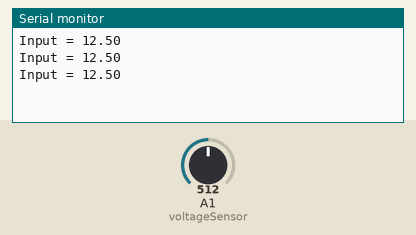
Bench run of a sketch on a simulated Arduino Uno, built with avr-gcc and run on an emulated ATmega328P. Parts: the last lines printed to the serial monitor. The inputs (shaded band) are chosen by the test bench; at power-on: A1 (voltageSensor) = 512.

Above: at 3.2 s.
3.3 s: A1 (voltageSensor) set to 716
At 3.9 s:
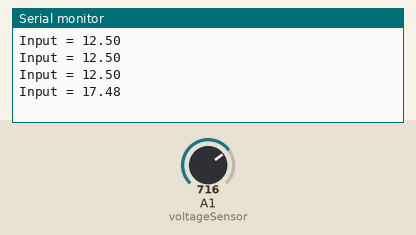
4.8 s: A1 (voltageSensor) set to 900
At 5.4 s:
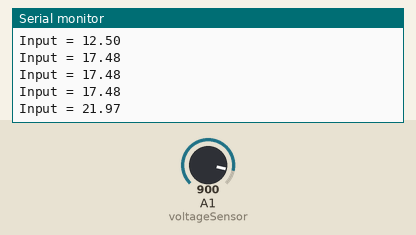
Timing chart, 0 to 7.8 s (numbered marks = the images above; inputs shaded):
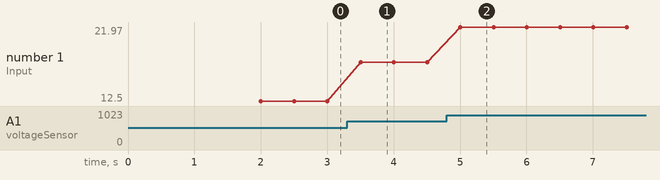

The sketch:

voltage.ino
```cpp
const int voltageSensor = A1;

float vOUT = 0.0;
float vIN = 0.0;
float R1 = 30000.0;
float R2 = 7500.0;
int value = 0;

void setup()
{
Serial.begin(9600);
delay(2000);
}

void loop()
{
  value = analogRead(voltageSensor);
  vOUT = (value * 5.0) / 1024.0;
  vIN = vOUT / (R2/(R1+R2));
  Serial.print("Input = ");
  Serial.println(vIN);
  delay(500);
}
```

Measured:
- after the input at 3.3 s, the serial monitor: prints a new line after 0.20 s (image 1)
- after the input at 4.8 s, the serial monitor: prints a new line after 0.20 s (image 2)
- plotted number 1: 12.5 → 17.48 after the input at 3.3 s, 17.48 → 21.97 after the input at 4.8 s
